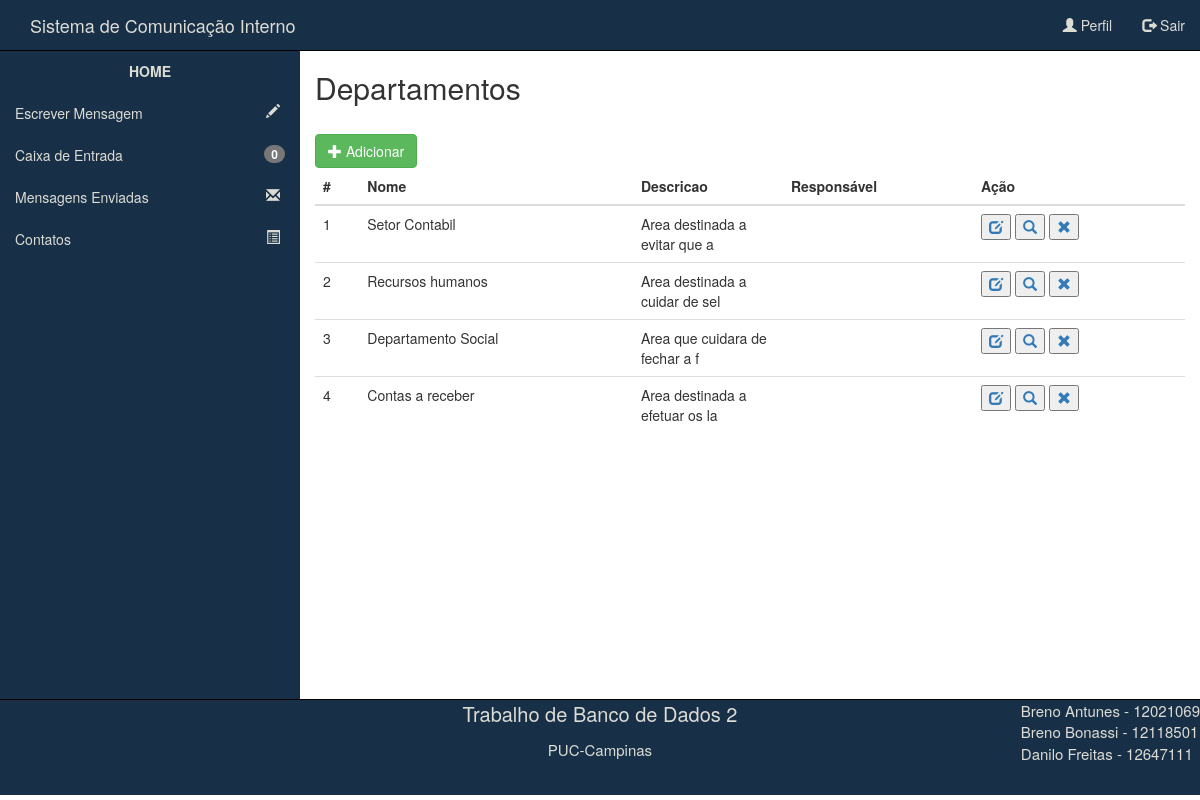
The page /Setor/gridSetor.php on the database as committed earlier.
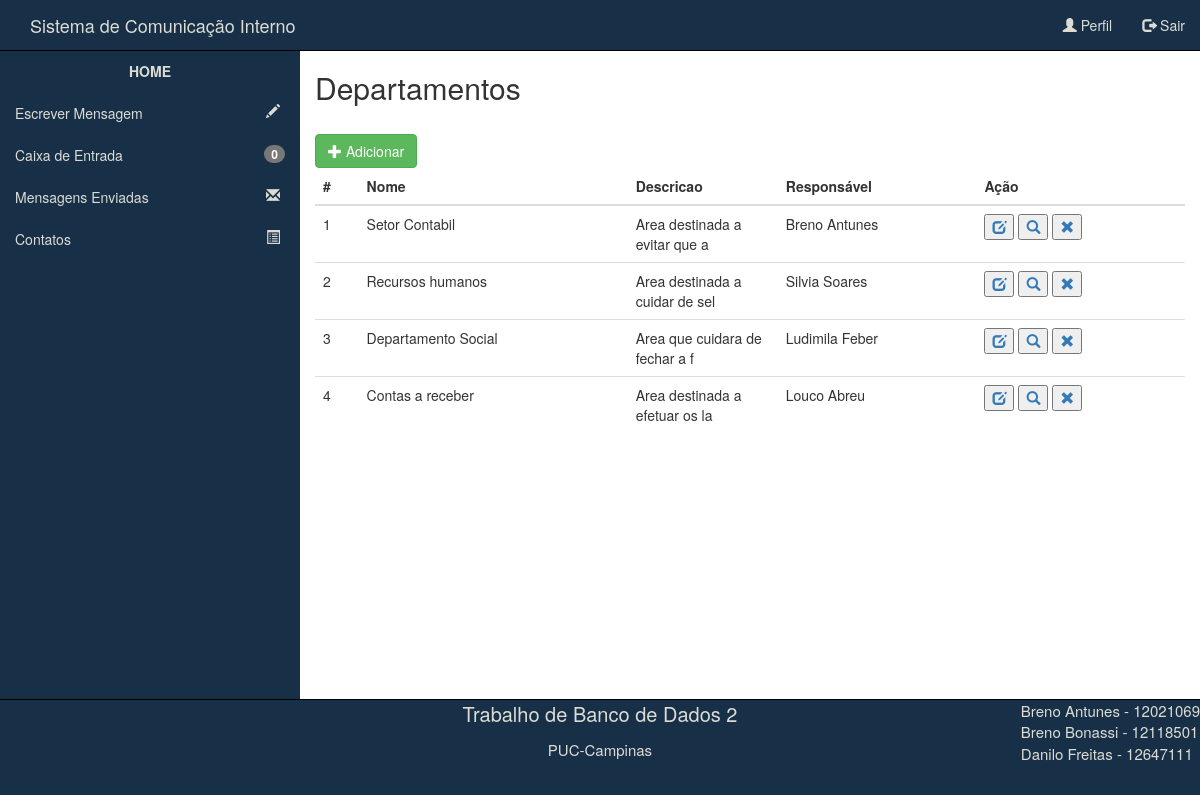
The same page on the database as committed later.
### tables this page shows
CREATE TABLE IF NOT EXISTS `DEPARTAMENTO` (
  `id_departamento` int(11) NOT NULL,
  `nome_depto` varchar(60) NOT NULL,
  `descricao_depto` text,
  `pessoa_chave` int(11) DEFAULT NULL
);

CREATE TABLE IF NOT EXISTS `USUARIO` (
  `id_pessoa` int(11) NOT NULL,
  `nome` varchar(60) NOT NULL,
  `cpf` varchar(14) NOT NULL,
  `data_nascimento` date NOT NULL,
  `email` varchar(75) NOT NULL,
  `senha` varchar(15) NOT NULL,
  `departamento` int(11) NOT NULL,
  `perfil` int(11) NOT NULL
);

### Setor/gridSetor.php (the view, shortened to what this page needs)
<?php
  		$idUsuario = $_SESSION['id'];
		$consultaMsg = mysql_query("SELECT * FROM MENSAGEM WHERE destinatario='$idUsuario' AND lida = 0") or die(mysql_error());
		$msgsNaoLidas = mysql_num_rows($consultaMsg);
?>
<!DOCTYPE html>
<html lang="pt-br">
<head>
	<link rel="stylesheet" href="../css/bootstrap.css">
	<link rel="stylesheet" href="../css/estilo.css">
	<link rel="stylesheet" href="../css/menuTopoEstilo.css">
	<link rel="stylesheet" href="../css/menuLateralEstilo.css">
</head>
<body>
	<nav class="navbav navbar-default menuSuperior">
		<div class="container-fluid">
			<div class="navbar-header">
				<a class="navbar-brand" id="tituloTopo" href="../index.php">Sistema de Comunicação Interno</a>
			</div>
			<ul class="nav navbar-nav navbar-right">
				<li><a id="opcaoMenuSuperior1" href="../perfil.php"><span class="glyphicon glyphicon-user"></span> Perfil</a></li>
				<li><a id="opcaoMenuSuperior2" href="../login.php"><span class="glyphicon glyphicon-log-out"></span> Sair</a></li>
			</ul>
		</div>
	</nav>
	<div class="container-fluid principal">
		<div class="row linhaPrincipal">
			<nav class="col-md-3 menuLateral">
				<ul class="nav nav-pulls nav-stacked">
						<li>
							<a href="../index.php" id="opcaoMenuLateral0">HOME</a>
						</li>
					    <li>
	                        <a href="../escreverMensagem.php?&go=enviar" id="opcaoMenuLateral1">Escrever Mensagem <span class="glyphicon glyphicon-pencil pull-right icones"></span></a>
	                    </li>
	                    <li>
	                        <a href="../mensagensRecebidas.php" id="opcaoMenuLateral2">Caixa de Entrada <span class="badge pull-right"><?php echo $msgsNaoLidas; ?></span></a>
	                    </li>
	                    <li>
	                        <a href="../mensagensEnviadas.php" id="opcaoMenuLateral3">Mensagens Enviadas <span class="glyphicon glyphicon-envelope pull-right icones"></span></a>
	                    </li>
	                    <li>
	                        <a href="../contatos.php" id="opcaoMenuLateral4">Contatos <span class="glyphicon glyphicon-list-alt pull-right icones"></span></a>
	                    </li>
	                </ul>
			</nav>
			<section class="col-md-9 conteudo">
				<h2>Departamentos</h2>
				<br>
				<div class="form-group">
					<a class="btn btn-success pull-left" href="create.php"><span class="glyphicon glyphicon-plus"></span> Adicionar</a>
					<table class="table table-hover">
						<thead>
							<th>#</th>
							<th>Nome</th>
							<th>Descricao</th>
							<th>Responsável</th>
							<th>Ação</th>
						</thead>
						<tbody>
							<?php
								$sql = mysql_query("SELECT * FROM DEPARTAMENTO ORDER BY id_departamento");
								$numrows = mysql_num_rows($sql);
								if ($numrows<=0){
									echo "<td colspan='5'>Não existem Departamentos cadastrados !</td>";
								}else{
									while($linha = mysql_fetch_assoc($sql)){
										$pessoa = $linha['pessoa_chave'];
										$buscaPessoa = mysql_fetch_array(mysql_query("SELECT * FROM USUARIO WHERE '$pessoa'=id_pessoa"));
										echo "<tr onclick='location.href = '../login.php'' class='tabelaClicavel' >";
										echo "<td>" . $linha['id_departamento'] . "</td>";
										echo "<td>" . $linha['nome_depto'] . "</td>";
										if(strlen($linha['descricao_depto'])> 30){
											$linha['descricao_depto'] =substr($linha['descricao_depto'],0,30);
										}
										echo "<td id='tdDescricao'>" . $linha['descricao_depto'] . "</td>";
										echo "<td>" . $buscaPessoa['nome'] . "</td>";
										echo "<td>
												<button><a href='editarSetor.php?go=editaSetor&id=" . $linha['id_departamento'] . "'><span class = 'glyphicon glyphicon-edit'></span></a></button>
												<button><a href='#'><span class = 'glyphicon glyphicon-search'></span></a></button>
												<button><a href='deletarSetor.php?id=" . $linha['id_departamento'] . "' onclick='return confirmacao()'><span class = 'glyphicon glyphicon-remove'></span></a></button>
											</td>";
										echo "</tr>";
									}
								}
							?>
						</tbody>
					</table>
				</div>
			</section>
		</div>
	</div>
	<div class="container-fluid rodape">
		<footer class="row">
			<div class="col-md-4 conteudoRodape">
			</div>
			<div class="col-md-4 conteudoRodape">
				<p style="font-size:20px">Trabalho de Banco de Dados 2</p>
				<p style="font-size:15px">PUC-Campinas</p>
			</div>
			<div class="col-md-4 conteudoRodape">
				<p class="pull-right text-left"style="font-size:15px">Breno Antunes - 12021069 <br>Breno Bonassi - 12118501 <br>Danilo Freitas - 12647111 </p>
			</div>
		</footer>
	</div>
</body>
</html>

Rows that differ between the two databases and show on the page:
changed departamento "Setor Contabil": pessoa_chave.nome (not shown) → "Breno Antunes"
changed departamento "Recursos humanos": pessoa_chave.nome (not shown) → "Silvia Soares"
changed departamento "Departamento Social": pessoa_chave.nome (not shown) → "Ludimila Feber"
changed departamento "Contas a receber": pessoa_chave.nome (not shown) → "Louco Abreu"
